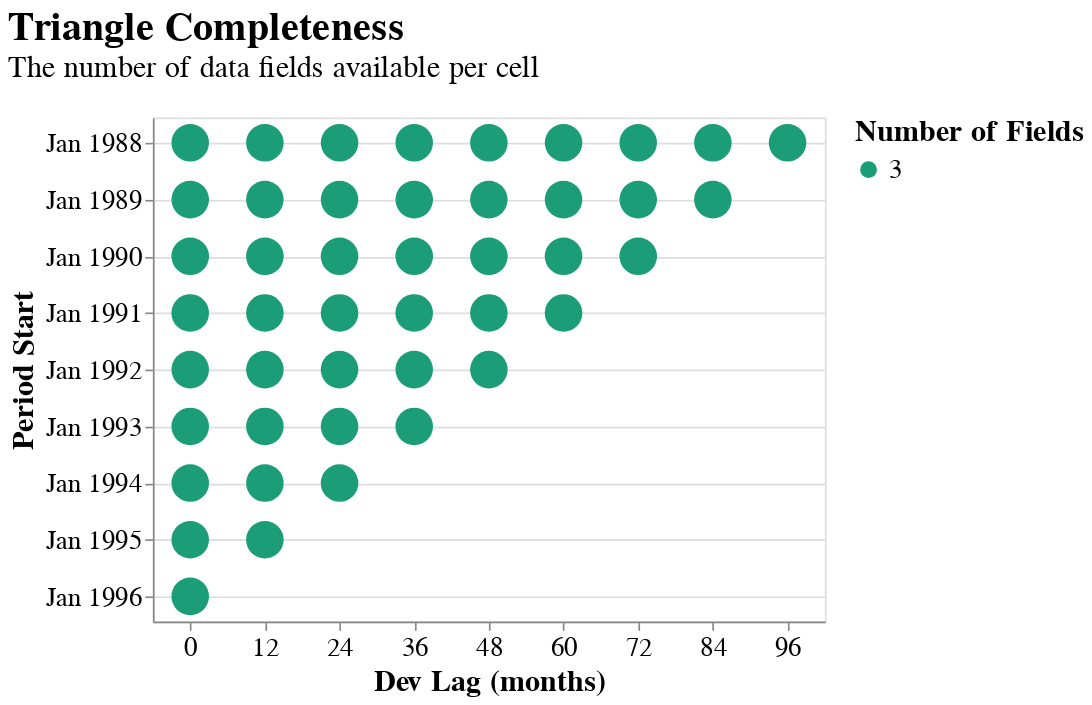

Notebook code cell kept with this figure:
### Markdown cell above
# Manipulation

### Code cell
meyers_clipped = tri.meyers_tri.clip(max_eval=date(1996, 12, 31))
meyers_clipped.plot_data_completeness()

### Figure 1 — Vega-Lite specification as saved in the notebook (floating-point values rounded to 4 significant figures)
{"autosize": {"contains": "content", "resize": true}, "config": {"style": {"group-title": {"fontSize": 24}, "group-subtitle": {"fontSize": 18}, "guide-label": {"fontSize": 16, "font": "sans-serif"}, "guide-title": {"fontSize": 18, "font": "sans-serif"}}, "mark": {"color": "#1f8fff"}, "title": {"anchor": "start", "offset": 20}, "legend": {"orient": "right", "titleAnchor": "start", "layout": {"direction": "vertical"}, "labelFontSize": 16.0, "titleFontSize": 18.0}, "axis": {"labelFontSize": 16.0, "titleFontSize": 18.0}}, "data": {"values": [{"period_start": "1988-01-01T00:00:00", "period_end": "1988-12-31T00:00:00", "evaluation_date": "1988-12-31T00:00:00", "dev_lag": 0.0, "Number of Fields": 3, "Fields": "Paid Loss ($952,000), Reported Loss ($1,722,000), Earned Premium ($5,812,000)"}, {"period_start": "1988-01-01T00:00:00", "period_end": "1988-12-31T00:00:00", "evaluation_date": "1989-12-31T00:00:00", "dev_lag": 12.0, "Number of Fields": 3, "Fields": "Paid Loss ($1,529,000), Reported Loss ($3,830,000), Earned Premium ($5,812,000)"}, {"period_start": "1988-01-01T00:00:00", "period_end": "1988-12-31T00:00:00", "evaluation_date": "1990-12-31T00:00:00", "dev_lag": 24.0, "Number of Fields": 3, "Fields": "Paid Loss ($2,813,000), Reported Loss ($3,603,000), Earned Premium ($5,812,000)"}, {"period_start": "1988-01-01T00:00:00", "period_end": "1988-12-31T00:00:00", "evaluation_date": "1991-12-31T00:00:00", "dev_lag": 36.0, "Number of Fields": 3, "Fields": "Paid Loss ($3,647,000), Reported Loss ($3,835,000), Earned Premium ($5,812,000)"}, {"period_start": "1988-01-01T00:00:00", "period_end": "1988-12-31T00:00:00", "evaluation_date": "1992-12-31T00:00:00", "dev_lag": 48.0, "Number of Fields": 3, "Fields": "Paid Loss ($3,724,000), Reported Loss ($3,873,000), Earned Premium ($5,812,000)"}, {"period_start": "1988-01-01T00:00:00", "period_end": "1988-12-31T00:00:00", "evaluation_date": "1993-12-31T00:00:00", "dev_lag": 60.0, "Number of Fields": 3, "Fields": "Paid Loss ($3,832,000), Reported Loss ($3,895,000), Earned Premium ($5,812,000)"}, {"period_start": "1988-01-01T00:00:00", "period_end": "1988-12-31T00:00:00", "evaluation_date": "1994-12-31T00:00:00", "dev_lag": 72.0, "Number of Fields": 3, "Fields": "Paid Loss ($3,899,000), Reported Loss ($3,918,000), Earned Premium ($5,812,000)"}, {"period_start": "1988-01-01T00:00:00", "period_end": "1988-12-31T00:00:00", "evaluation_date": "1995-12-31T00:00:00", "dev_lag": 84.0, "Number of Fields": 3, "Fields": "Paid Loss ($3,907,000), Reported Loss ($3,918,000), Earned Premium ($5,812,000)"}, {"period_start": "1988-01-01T00:00:00", "period_end": "1988-12-31T00:00:00", "evaluation_date": "1996-12-31T00:00:00", "dev_lag": 96.0, "Number of Fields": 3, "Fields": "Paid Loss ($3,911,000), Reported Loss ($3,917,000), Earned Premium ($5,812,000)"}, {"period_start": "1989-01-01T00:00:00", "period_end": "1989-12-31T00:00:00", "evaluation_date": "1989-12-31T00:00:00", "dev_lag": 0.0, "Number of Fields": 3, "Fields": "Paid Loss ($849,000), Reported Loss ($1,581,000), Earned Premium ($4,908,000)"}, {"period_start": "1989-01-01T00:00:00", "period_end": "1989-12-31T00:00:00", "evaluation_date": "1990-12-31T00:00:00", "dev_lag": 12.0, "Number of Fields": 3, "Fields": "Paid Loss ($1,564,000), Reported Loss ($2,192,000), Earned Premium ($4,908,000)"}, {"period_start": "1989-01-01T00:00:00", "period_end": "1989-12-31T00:00:00", "evaluation_date": "1991-12-31T00:00:00", "dev_lag": 24.0, "Number of Fields": 3, "Fields": "Paid Loss ($2,202,000), Reported Loss ($2,528,000), Earned Premium ($4,908,000)"}, {"period_start": "1989-01-01T00:00:00", "period_end": "1989-12-31T00:00:00", "evaluation_date": "1992-12-31T00:00:00", "dev_lag": 36.0, "Number of Fields": 3, "Fields": "Paid Loss ($2,432,000), Reported Loss ($2,533,000), Earned Premium ($4,908,000)"}, {"period_start": "1989-01-01T00:00:00", "period_end": "1989-12-31T00:00:00", "evaluation_date": "1993-12-31T00:00:00", "dev_lag": 48.0, "Number of Fields": 3, "Fields": "Paid Loss ($2,468,000), Reported Loss ($2,528,000), Earned Premium ($4,908,000)"}, {"period_start": "1989-01-01T00:00:00", "period_end": "1989-12-31T00:00:00", "evaluation_date": "1994-12-31T00:00:00", "dev_lag": 60.0, "Number of Fields": 3, "Fields": "Paid Loss ($2,487,000), Reported Loss ($2,530,000), Earned Premium ($4,908,000)"}, {"period_start": "1989-01-01T00:00:00", "period_end": "1989-12-31T00:00:00", "evaluation_date": "1995-12-31T00:00:00", "dev_lag": 72.0, "Number of Fields": 3, "Fields": "Paid Loss ($2,513,000), Reported Loss ($2,534,000), Earned Premium ($4,908,000)"}, {"period_start": "1989-01-01T00:00:00", "period_end": "1989-12-31T00:00:00", "evaluation_date": "1996-12-31T00:00:00", "dev_lag": 84.0, "Number of Fields": 3, "Fields": "Paid Loss ($2,526,000), Reported Loss ($2,541,000), Earned Premium ($4,908,000)"}, {"period_start": "1990-01-01T00:00:00", "period_end": "1990-12-31T00:00:00", "evaluation_date": "1990-12-31T00:00:00", "dev_lag": 0.0, "Number of Fields": 3, "Fields": "Paid Loss ($983,000), Reported Loss ($1,834,000), Earned Premium ($5,454,000)"}, {"period_start": "1990-01-01T00:00:00", "period_end": "1990-12-31T00:00:00", "evaluation_date": "1991-12-31T00:00:00", "dev_lag": 12.0, "Number of Fields": 3, "Fields": "Paid Loss ($2,211,000), Reported Loss ($3,009,000), Earned Premium ($5,454,000)"}, {"period_start": "1990-01-01T00:00:00", "period_end": "1990-12-31T00:00:00", "evaluation_date": "1992-12-31T00:00:00", "dev_lag": 24.0, "Number of Fields": 3, "Fields": "Paid Loss ($2,830,000), Reported Loss ($3,488,000), Earned Premium ($5,454,000)"}, {"period_start": "1990-01-01T00:00:00", "period_end": "1990-12-31T00:00:00", "evaluation_date": "1993-12-31T00:00:00", "dev_lag": 36.0, "Number of Fields": 3, "Fields": "Paid Loss ($3,832,000), Reported Loss ($4,000,000), Earned Premium ($5,454,000)"}, {"period_start": "1990-01-01T00:00:00", "period_end": "1990-12-31T00:00:00", "evaluation_date": "1994-12-31T00:00:00", "dev_lag": 48.0, "Number of Fields": 3, "Fields": "Paid Loss ($4,039,000), Reported Loss ($4,105,000), Earned Premium ($5,454,000)"}, {"period_start": "1990-01-01T00:00:00", "period_end": "1990-12-31T00:00:00", "evaluation_date": "1995-12-31T00:00:00", "dev_lag": 60.0, "Number of Fields": 3, "Fields": "Paid Loss ($4,065,000), Reported Loss ($4,087,000), Earned Premium ($5,454,000)"}, {"period_start": "1990-01-01T00:00:00", "period_end": "1990-12-31T00:00:00", "evaluation_date": "1996-12-31T00:00:00", "dev_lag": 72.0, "Number of Fields": 3, "Fields": "Paid Loss ($4,102,000), Reported Loss ($4,112,000), Earned Premium ($5,454,000)"}, {"period_start": "1991-01-01T00:00:00", "period_end": "1991-12-31T00:00:00", "evaluation_date": "1991-12-31T00:00:00", "dev_lag": 0.0, "Number of Fields": 3, "Fields": "Paid Loss ($1,657,000), Reported Loss ($2,305,000), Earned Premium ($5,165,000)"}, {"period_start": "1991-01-01T00:00:00", "period_end": "1991-12-31T00:00:00", "evaluation_date": "1992-12-31T00:00:00", "dev_lag": 12.0, "Number of Fields": 3, "Fields": "Paid Loss ($2,685,000), Reported Loss ($3,473,000), Earned Premium ($5,165,000)"}, {"period_start": "1991-01-01T00:00:00", "period_end": "1991-12-31T00:00:00", "evaluation_date": "1993-12-31T00:00:00", "dev_lag": 24.0, "Number of Fields": 3, "Fields": "Paid Loss ($3,169,000), Reported Loss ($3,713,000), Earned Premium ($5,165,000)"}, {"period_start": "1991-01-01T00:00:00", "period_end": "1991-12-31T00:00:00", "evaluation_date": "1994-12-31T00:00:00", "dev_lag": 36.0, "Number of Fields": 3, "Fields": "Paid Loss ($3,600,000), Reported Loss ($4,018,000), Earned Premium ($5,165,000)"}, {"period_start": "1991-01-01T00:00:00", "period_end": "1991-12-31T00:00:00", "evaluation_date": "1995-12-31T00:00:00", "dev_lag": 48.0, "Number of Fields": 3, "Fields": "Paid Loss ($3,900,000), Reported Loss ($4,295,000), Earned Premium ($5,165,000)"}, {"period_start": "1991-01-01T00:00:00", "period_end": "1991-12-31T00:00:00", "evaluation_date": "1996-12-31T00:00:00", "dev_lag": 60.0, "Number of Fields": 3, "Fields": "Paid Loss ($4,320,000), Reported Loss ($4,334,000), Earned Premium ($5,165,000)"}, {"period_start": "1992-01-01T00:00:00", "period_end": "1992-12-31T00:00:00", "evaluation_date": "1992-12-31T00:00:00", "dev_lag": 0.0, "Number of Fields": 3, "Fields": "Paid Loss ($932,000), Reported Loss ($1,832,000), Earned Premium ($5,214,000)"}, {"period_start": "1992-01-01T00:00:00", "period_end": "1992-12-31T00:00:00", "evaluation_date": "1993-12-31T00:00:00", "dev_lag": 12.0, "Number of Fields": 3, "Fields": "Paid Loss ($1,940,000), Reported Loss ($2,625,000), Earned Premium ($5,214,000)"}, {"period_start": "1992-01-01T00:00:00", "period_end": "1992-12-31T00:00:00", "evaluation_date": "1994-12-31T00:00:00", "dev_lag": 24.0, "Number of Fields": 3, "Fields": "Paid Loss ($2,626,000), Reported Loss ($3,086,000), Earned Premium ($5,214,000)"}, {"period_start": "1992-01-01T00:00:00", "period_end": "1992-12-31T00:00:00", "evaluation_date": "1995-12-31T00:00:00", "dev_lag": 36.0, "Number of Fields": 3, "Fields": "Paid Loss ($3,332,000), Reported Loss ($3,493,000), Earned Premium ($5,214,000)"}, {"period_start": "1992-01-01T00:00:00", "period_end": "1992-12-31T00:00:00", "evaluation_date": "1996-12-31T00:00:00", "dev_lag": 48.0, "Number of Fields": 3, "Fields": "Paid Loss ($3,368,000), Reported Loss ($3,521,000), Earned Premium ($5,214,000)"}, {"period_start": "1993-01-01T00:00:00", "period_end": "1993-12-31T00:00:00", "evaluation_date": "1993-12-31T00:00:00", "dev_lag": 0.0, "Number of Fields": 3, "Fields": "Paid Loss ($1,162,000), Reported Loss ($2,289,000), Earned Premium ($5,230,000)"}, {"period_start": "1993-01-01T00:00:00", "period_end": "1993-12-31T00:00:00", "evaluation_date": "1994-12-31T00:00:00", "dev_lag": 12.0, "Number of Fields": 3, "Fields": "Paid Loss ($2,402,000), Reported Loss ($3,160,000), Earned Premium ($5,230,000)"}, {"period_start": "1993-01-01T00:00:00", "period_end": "1993-12-31T00:00:00", "evaluation_date": "1995-12-31T00:00:00", "dev_lag": 24.0, "Number of Fields": 3, "Fields": "Paid Loss ($2,799,000), Reported Loss ($3,154,000), Earned Premium ($5,230,000)"}, {"period_start": "1993-01-01T00:00:00", "period_end": "1993-12-31T00:00:00", "evaluation_date": "1996-12-31T00:00:00", "dev_lag": 36.0, "Number of Fields": 3, "Fields": "Paid Loss ($2,996,000), Reported Loss ($3,204,000), Earned Premium ($5,230,000)"}, {"period_start": "1994-01-01T00:00:00", "period_end": "1994-12-31T00:00:00", "evaluation_date": "1994-12-31T00:00:00", "dev_lag": 0.0, "Number of Fields": 3, "Fields": "Paid Loss ($1,478,000), Reported Loss ($2,881,000), Earned Premium ($4,992,000)"}, {"period_start": "1994-01-01T00:00:00", "period_end": "1994-12-31T00:00:00", "evaluation_date": "1995-12-31T00:00:00", "dev_lag": 12.0, "Number of Fields": 3, "Fields": "Paid Loss ($2,980,000), Reported Loss ($4,254,000), Earned Premium ($4,992,000)"}, {"period_start": "1994-01-01T00:00:00", "period_end": "1994-12-31T00:00:00", "evaluation_date": "1996-12-31T00:00:00", "dev_lag": 24.0, "Number of Fields": 3, "Fields": "Paid Loss ($3,945,000), Reported Loss ($4,841,000), Earned Premium ($4,992,000)"}, {"period_start": "1995-01-01T00:00:00", "period_end": "1995-12-31T00:00:00", "evaluation_date": "1995-12-31T00:00:00", "dev_lag": 0.0, "Number of Fields": 3, "Fields": "Paid Loss ($1,240,000), Reported Loss ($2,849,000), Earned Premium ($5,466,000)"}, {"period_start": "1995-01-01T00:00:00", "period_end": "1995-12-31T00:00:00", "evaluation_date": "1996-12-31T00:00:00", "dev_lag": 12.0, "Number of Fields": 3, "Fields": "Paid Loss ($2,080,000), Reported Loss ($2,956,000), Earned Premium ($5,466,000)"}, {"period_start": "1996-01-01T00:00:00", "period_end": "1996-12-31T00:00:00", "evaluation_date": "1996-12-31T00:00:00", "dev_lag": 0.0, "Number of Fields": 3, "Fields": "Paid Loss ($1,326,000), Reported Loss ($2,541,000), Earned Premium ($5,226,000)"}]}, "mark": {"type": "circle", "opacity": 1, "size": 500.0}, "encoding": {"color": {"condition": {"param": "param_4", "field": "Number of Fields", "scale": {"scheme": "dark2"}, "type": "nominal"}, "value": "lightgray"}, "tooltip": [{"field": "period_start", "title": "Period Start", "type": "temporal"}, {"field": "period_end", "title": "Period End", "type": "temporal"}, {"field": "evaluation_date", "title": "Evaluation Date", "type": "temporal"}, {"field": "dev_lag", "title": "Dev Lag (months)", "type": "nominal"}, {"field": "Fields", "type": "nominal"}], "x": {"axis": {"labelAngle": 0}, "field": "dev_lag", "scale": {"zero": true}, "title": "Dev Lag (months)", "type": "nominal"}, "y": {"field": "period_start", "scale": {"padding": 15, "reverse": true}, "timeUnit": "yearmonth", "title": "Period Start", "type": "temporal"}}, "height": 300, "params": [{"name": "param_4", "select": {"type": "point"}}, {"name": "param_5", "select": {"type": "interval", "encodings": ["x", "y"]}, "bind": "scales"}], "title": {"text": "Triangle Completeness", "subtitle": "The number of data fields available per cell"}, "width": 400, "$schema": "https://vega.github.io/schema/vega-lite/v5.20.1.json"}
